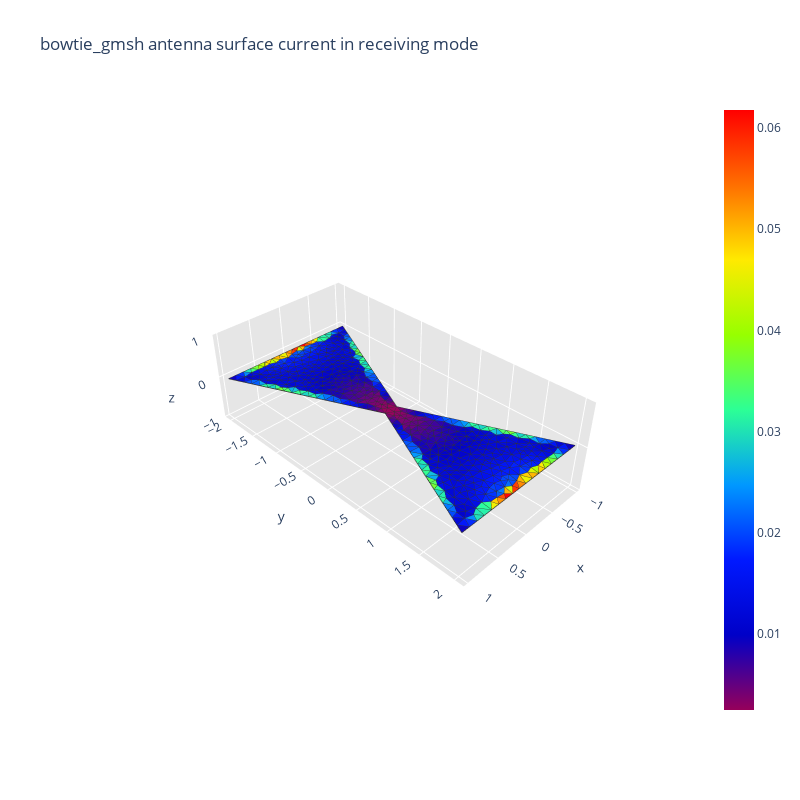

Notebook code for this chart:
### Code cell
traitement_de_(bowtie_mat_gmsh)
print("\n")

start_time = time.time()

scattering_algorithm(bowtie_mat_gmsh, 75e6, wave_incident_direction, polarization, load_from_matlab=True)

elapsed_time = time.time() - start_time
print(f"\nTemps écoulé pour le traitement de l'antenne étudiée : {elapsed_time:.6f} secondes")
print('\n')

### Figure 1 — Plotly figure (JSON) as saved in the notebook; plotly's stock layout.template omitted (floating-point values rounded to 4 significant figures; data arrays with more than 128 entries replaced by an {"elided": "..."} marker saying what was removed)
{"data": [{"facecolor": {"elided": "868 str values"}, "i": {"elided": "868 int values"}, "j": {"elided": "868 int values"}, "k": {"elided": "868 int values"}, "name": "", "type": "mesh3d", "x": {"elided": "490 float values"}, "y": {"elided": "490 float values"}, "z": {"elided": "490 int values"}}, {"line": {"color": "rgb(50, 50, 50)", "width": 1.5}, "mode": "lines", "showlegend": false, "type": "scatter3d", "x": {"elided": "4340 float values"}, "y": {"elided": "4340 float values"}, "z": {"elided": "4340 int values"}}, {"hoverinfo": "none", "marker": {"color": [0.00248, 0.06178], "colorscale": [[0, "rgb(150, 0, 90)"], [0.125, "rgb(0, 0, 200)"], [0.25, "rgb(0, 25, 255)"], [0.375, "rgb(0, 152, 255)"], [0.5, "rgb(44, 255, 150)"], [0.625, "rgb(151, 255, 0)"], [0.75, "rgb(255, 234, 0)"], [0.875, "rgb(255, 111, 0)"], [1, "rgb(255, 0, 0)"]], "showscale": true, "size": 0.1}, "mode": "markers", "showlegend": false, "type": "scatter3d", "x": [-1], "y": [-2], "z": [0]}], "layout": {"height": 800, "scene": {"aspectratio": {"x": 0.5, "y": 1, "z": 0.3}, "xaxis": {"backgroundcolor": "rgb(230, 230, 230)", "gridcolor": "rgb(255, 255, 255)", "showbackground": true, "zerolinecolor": "rgb(255, 255, 255)"}, "yaxis": {"backgroundcolor": "rgb(230, 230, 230)", "gridcolor": "rgb(255, 255, 255)", "showbackground": true, "zerolinecolor": "rgb(255, 255, 255)"}, "zaxis": {"backgroundcolor": "rgb(230, 230, 230)", "gridcolor": "rgb(255, 255, 255)", "showbackground": true, "zerolinecolor": "rgb(255, 255, 255)"}}, "title": {"text": "bowtie_gmsh antenna surface current in receiving mode"}, "width": 800}}
